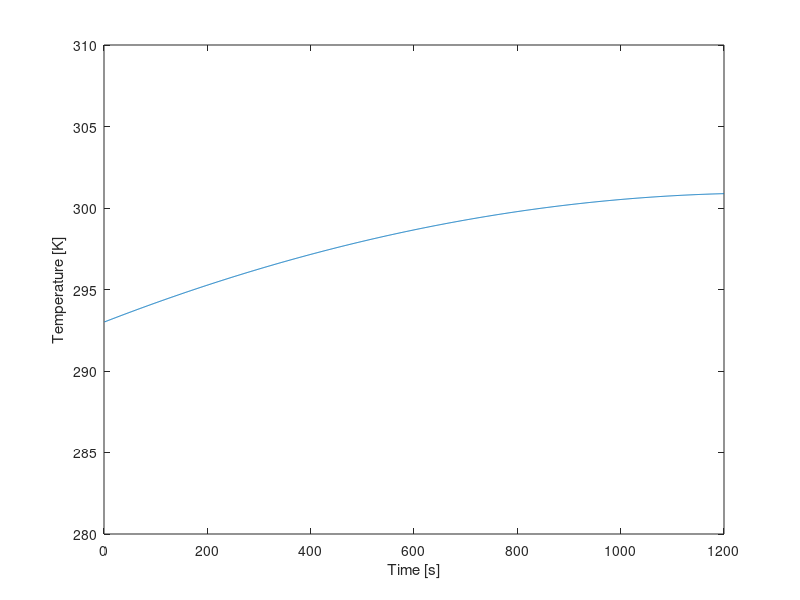

MATLAB code for this plot:
clear all, close all, clc
%% Setup
% This section contains the parameters of the setup (start of cycle)
i=1;                     %Value for plot
T_0 = 293;              %Starting temperature in [K], assumed for all fluids, gasses and materials
T_water = 293;              %Starting temperature water in [K]
T_al = 293;                 %Starting temperature aluminium in [K]
T_cu = 293;                 %Starting temperature copper in [K]
T_pvc = 293;                %Starting temperature PVC in [K]
T_pur = 293;                %Starting temperature polyurethane in [K]
T_air = 293;                %Starting temperature internal air in [K]
T_amb = 293;                %Starting temperature ambient (outside) air in [K]
t = 1;                      %Time at the start [s]
t_final=1200;               %Time at end cycle [s]
%% First order variables
%This section contains the properties and constants of the materials, but also fixed variables of the setup
%Copper tubing
r_inner_cu = 0.004;     %Inner radius copper tube [m]
r_outer_cu = 0.006;     %Outer radius copper tube [m]
roughness_cu = 0.0015;  %Pipe roughness [m]
length_cu = 6.85;       %Length copper tube [m]
epsilon_cu = 0.05;      %Emissivity copper [-]
rho_cu = 8960;          %Density copper [kg/m^3]
c_cu = 386;             %Specific heat copper [J/kg K]
k_cu = 400;             %Thermal conductivity copper [W/(m K)]
%PVC tubing
hsv_pvc_d = 0.0022;     %Thickness of the HSV PCV [m]
r_outer_pvc = 0.055;    %Outer radius PVC tube [m]
r_inner_pvc = r_outer_pvc - hsv_pvc_d ;   %Inner radius PVC tube [m]
r_outer_double_pvc = r_outer_pvc + hsv_pvc_d; %Outer Radius of double-layered PVC tube (near endcaps) [m]
length_pvc = 0.130;     %Length/Height PVC tube [m] (this was shown to be slightly longer during first building phase with no real means to cut it down to 0.125m)
length_cap_pvc = 0.034; %Length/Height of a PVC Endcap [m]
epsilon_pvc = 0.9;      %Emissivity PVC [-]
rho_pvc = 1330;         %Density PVC [kg/m^3]
k_pvc = 0.19;           %Thermal conductivity PVC [W/(m K)]
d_air_endcap = 0.01;    %Distance between Kingspan Therma and the PVC endcap. Used to determine therma resistance
%Polyurethane tubing
r_inner_pur = 0.004;    %Inner radius polyurethane tube [m]
r_outer_pur = 0.006;    %Outer radius polyurathane tube [m]
d_pur = 0.002;          %Wall Thickness polyurthane tube [m]
length_pur = 6;         %Length polyurethane tube [m]
epsilon_pur = 0.9;      %Emissivity polyurethane [-]
k_pur = 0.13;           %Thermal conducitivity polyurethane [W/(m K)]
%Aluminium plate
A_al = 1.085;           %Area aluminium plate [m^2]
epsilon_paint = 0.95;   %Emissivity black acrylic paint [-]
rho_al = 2700;          %Density aluminium [kg/m^3]
d_al = 0.002;           %thickness aluminium plate [m]
k_al = 237;             %Thermal conductivity aluminium [W/(m K)]
c_al = 900;             %Specific heat aluminium [J/kg K]
%Water
rho_water_20C = 998;    %Density water at 20C [kg/m^3]
c_water = 4148;         %Specific heat water [J/kg K]
%Air
rho_air = 1.29;         %Density air at 20C [kg/m^3]
c_air = 1006;           %Specific heat air [J/kg K]
k_air = 0.5;             %Placeholder
%General Setup Wood Properties
k_wood = 0.12;       %Thermal Conductivity of Pinewood [W/m k]                       
d_wood = 0.054;      %Wood border thcikness [m], simplification, in reality 2 mm air pocket within 
A_wood = 0.3107;     %Inner Surface Area wood layer [m], slight simplification
%Kingspan Insulation Properties
ks_k = 0.022;     % Thermal Conductivity Kingspan insulation layer[W/(m*k)]
ks_d = 0.04;      % thickness of Kingspan insulation layer [m]
ks_spacer_d = 0.01; % Thickness of a single Kingspan spacer layer [m]
%Other
sigma = 5.67*10^-8;     %Stefan Boltzmann constant [W/(m^2 K^4)]
flowrate = 3/60000;     %Flowrate pump [m^3/s]
E = 1000;               %Irradiance artificial sun [W/m^2]

%% Second order variables

%Copper tube
A_outer_cu = 2 * pi * r_outer_cu * length_cu;       %Outer surface area copper tube [m^2]
A_inner_cu = 2 * pi * r_inner_cu * length_cu;       %Inner surface area copper tube [m^2]
A_exposed_cu = A_outer_cu/2;

V_cu = pi * r_inner_cu^2 * length_cu;               %Inner volume copper tube [m^3]
M_cu = V_cu * rho_cu;

%Surface areas and volume PVC tube
A_outer_pvc = 2 * pi * r_outer_pvc * length_pvc;    %Outer area PVC tube [m^2]
A_inner_pvc = 2 * pi * r_inner_pvc * length_pvc;    %Inner area PVC tube [m^2]

V_pvc = pi * r_inner_pvc^2 * length_pvc;            %Inner volume PVC tube [m^3]

%Surface areas and volume Polyurethane Tubing
A_outer_pur = 2 * pi * r_outer_pur * length_pur;    %Outer area Polyurethane Tubing [m^2]
A_inner_pur = 2 * pi * r_inner_pur * length_pur;    %Inner area Polyurethane Tubing [m^2]

V_pur = pi * r_inner_pur^2 * length_pur;            %Inner volume Polyurethane Tubing [m^3]

%Aluminium plate
V_al = A_al*0.002;                                  %Volume aluminium plate [m^3]
M_al = rho_al*V_al;                                 %Mass aluminium plate [kg]

%The following values are lifted from the earlier matlab model and are used to calculate (average) surface area of the Kingspan Insulation.
hsv_al_width = 0.04017;                                                                % Width of Aluminum Tape reflector section, [m]
hsv_therma_width_in = (hsv_al_width + (2*(sind(18)*0.010)));                           %'width' of kingspan therma plate on the inside, [m]
hsv_therma_width_out = (hsv_al_width + (2*(sind(18)*0.010))) + 2*(tand(18)*ks_d);      %'width' of kingspan therma plate on the outside, [m]
hsv_therma_a_in = length_pvc * hsv_therma_width_in;                                    %Area of kingspan therma plate on inside, [m^2]
hsv_therma_a_out = length_pvc * (hsv_therma_width_out);                                %Area of kingspan therma plate on outside, [m^2]
hsv_therma_a_avg = (hsv_therma_a_out + hsv_therma_a_in)/2;                             %Surface area in middle of therma plate, [m^2]

%The Heat Storage Vessel is seperated into two parts: one for the parts with overlap of endcaps and one for the part without 
pvc_ec_inner_length = length_cap_pvc - hsv_pvc_d;                                                       %Inner length of PVC Endcap [m]
hsv_pvc_a_single = (length_cap_pvc - (pvc_ec_inner_length * 2)) * ((r_inner_pvc+r_outer_pvc)/2) * 2 * pi; %Average PVC Surface Area for Heat Storage Vessel section without overlap [m]
hsv_pvc_a_double = (pvc_ec_inner_length * 2) * ((pvc_ec_inner_length+r_outer_double_pvc)/2) * 2 * pi;         %Average PVC Surface Area for Heat Storage Vessel sections with overlap [m]
pvc_ec_a = (r_outer_pvc)^2 * pi;                                                                         %Surface area of a single endcap, [m^2]

% Air Insulation Values
% The following values, once again lifted from the earlier model, aim at extracting helpfull values for calculation of the resistive properties of air in between the HSV and its insulation.
% These values are simplified estimations.
hsv_air_avgdist1 = ((0.010+0.00795)/2)*((length_pvc - (pvc_ec_inner_length * 2))/length_pvc) + ((0.0078+0.00575)/2)*((pvc_ec_inner_length * 2)/length_pvc); %Average distance of the heat reflector to the outer wall of the PVC body [m], USES PRE CALCULATED VALUES.  Accounts for the double layer PVC near the endcap, [m]
hsv_air_avg_a1 = length_pvc * (hsv_al_width - (2*(sind(18)*0.005)));                                                                                                                %Surface area at the average point between pvc and reflector [m^2], (TODO implement avgdist 1)
hsv_air_avgdist2 = 0.00905;                                                                                                                                                             %Average distance between reflector and kingspan therma plate [m]
hsv_air_avg_a2 = length_pvc * (hsv_al_width + (2*(sind(18)*0.005)));                                                                                                                %Surface are at the average point between reflector and kingspan therma [m^2], (TODO implement avgdist 2)
    
%Aluminum Reflector Tape Properties
d_al_t = 0.0001;                            % Thickness of an aluminum reflector segment [m]
a_al_t = hsv_al_width * length_pvc;         % Area of a single heat reflector element. 10 are present in total [m^2]
    
% Convective heat transfer coefficients
h_air = 10;         %CVTH of still air [W/(m^2 K)], PLACEHOLDER
h_water = 0.5;      %CVTH of water [W/(m^2 K)], PLACEHOLDER
h_pvc = 0.5;        %CVTH PVC [W/(m^2 K)], PLACHEOLDER
h_al = 0.05;        %CVTH aluminium [W/(m^2 K)]
h_kingspan = 0.05;   %CTVH of Kingspan-Therma insulation [W/(m^2 K)], PLACEHOLDER
h_pur = 0.5;        %CVTH of Polyurethane [W/(m^2 K)], PLACEHOLDER            
%Radiative heat transfer coefficients
h_r_pvc = 0.1;       %RDTH of pvc [W/(m^2 K)], PLACEHOLDER
h_r_al = 0.08;       %RDTH of aluminium-foil [W/(m^2 K)], PLACEHOLDER (but value is uncertain within a certain range) 
h_r_Kingspan = 0.08;  %RDTH of Kingspan-Therma insulation [W/(m^2 K)], PLACEHOLDER
h_r_pur = 0.5;       %RDTH of Polyurethane [W/(m^2 K)], PLACEHOLDER
%Overall Heat Transfer Coefficients, (may change due to change in CVTH)
U_cu = 1700;         %OHTC water in copper [W/(m^2 K)] TODO check this, has large influence on final temp
U_pur = 120.76;      %OHTC water in polyurethane [W/(m^2 K)]
U_pvc = 4.21;       %OHTC water in PVC [W/(m^2 K)]
%Other
V_system = V_cu+V_pvc+V_pur;                  %Volume of system  

%     R_a_cd = (log(r_outer_pvc / r_inner_pvc))/(2*pi * length_pvc * k_pvc); %Conductive transfer through pvc
%     R_a_cv = 1/(h_pvc* (hsv_pvc_a_single+hsv_pvc_a_double)); %Convection into air from pvc
%     R_b_cd = hsv_air_avgdist1 / (k_air * (10*hsv_air_avg_a1));  %Conduction through first still air pocket. simplified, assuming no convection.
%     R_c_r = (10*a_al_t) * (h_r_al * h_al); %Radiation transfer into aluminum reflector CHECK THIS
%     R_d_cd = d_al_t / (k_al * (10 * a_al_t) * length_pvc); %placeholder. Conduction through aluminum reflector. remember to account for the 10 panels
%     R_d_cv = 1/((10*a_al_t) * h_al); %Convection from Aluminum plate into second air pocket
%     R_d_r = R_c_r;                                                          %Radiation into second air pocket
%     R_e_cd = hsv_air_avgdist2 / (k_air * (10*hsv_air_avg_a2));              %Conduction through second still air pocket
%     R_e_cv = (10*hsv_therma_a_in) * (h_Kingspan + h_r_Kingspan);            %Convection into kingspan
%     R_f_cd = ks_d * (ks_k * hsv_therma_a_avg * 10);                         %Conduction through kingspan
%     R_f_cv = (10*hsv_therma_a_out) * (h_r_Kingspan + h_Kingspan);           %Convection to outside
%Simplified without radiation
R_a = 1/((1/(h_pvc*(hsv_pvc_a_single+hsv_pvc_a_double))) + (log(r_outer_pvc/r_inner_pvc)/(2*pi*length_pvc*k_pvc))); %Convection from PVC into first air pocket, And conduction through PVC.
R_b = hsv_air_avgdist1 / (k_air * (10*hsv_air_avg_a1)); %Conduction through first air pocket
R_c = 1/((1/(h_al*(10*a_al_t))) + (d_al_t/k_al*(10*a_al_t))); %Convection from reflector to second air pocket, And conduction through reflector.
R_d = hsv_air_avgdist2 / (k_air * (10*hsv_air_avg_a2)); %Conduction through second air pocket
R_e = 1/((1/(h_kingspan*(10*hsv_therma_a_avg))) + (ks_d/(ks_k*(10*hsv_therma_a_avg)))); %Convection from Kingspan Therma to ambient, And conduction through Kingspan Therma.    
R_hsv_radial = R_a + R_b + R_c + R_d + R_e;
%Endcap (Assumed single endcap here. Second one will be accounted for in R_hsv_endcaps)
R_z = 1/((1/(k_pvc*pvc_ec_a)) + (hsv_pvc_d/(k_pvc*pvc_ec_a)));          %Convection from PVC into air gap, and conduction through pvc.
R_y = d_air_endcap/(k_air * pvc_ec_a);                                  %Conduction through air gap
R_x = 1/((1/(h_kingspan*pvc_ec_a)) + (ks_d/(ks_k*pvc_ec_a)));           %Convection from Kingspan Therma into outside atmosphere, and conduction through Kingspan Therma
R_hsv_endcaps = 1/((R_z + R_y + R_x) + (R_z + R_y + R_x));              %Total Equivalent Thermal resistance of both endcaps
R_hsv = 1/(1/R_hsv_radial + 1/R_hsv_endcaps);


%misc thermal resistance (taken out of loop)
R_al = d_al/(k_al * A_al);                    %Thermal resistance aluminium plate 
R_sol_air = 0.1;                                %Conductive thermal resistance air, PLACEHOLDER 
R_sol_wood = d_wood/(k_wood * A_wood) ;       %Conductive thermal resistance wood setup    
    
%Empty Arrays
T_air = repmat(T_0, 1,t_final);
T_cu = repmat(0, 1,t_final);
T_al = repmat(0, 1,t_final);
T_water = repmat(0, 1,t_final);
T_pvc = repmat(0, 1,t_final);
T_pur = repmat(0, 1,t_final);
T_0 = repmat(T_0, 1,t_final);


%% Plotting info
for i = 1:t_final
    %Water
    %rho_water = (999.83953 + 16.945176 * (1.00024*T_water) - 7.9870401*10^-3 * (1.00024*T_water)^3 - 46.17046*10^-6* (1.00024*T_water)^3 +105.56302*10^-9 * (1.00024*T_water)^4 - 280.54253*10^-12 * (1.00024*T_water)^5)/(1+16.897850*10^-3 * (1.00024*T_water));   %Density water
    M_water = V_system*rho_water_20C;       %Volume of water inside system
    
    %%Solar collector
    Q_rad_cu = E*length_cu*(r_outer_cu*2 * pi)*epsilon_paint;            %Heat addition radiation on copper tube [W]
    Q_rad_al = E*A_al*epsilon_paint;                                %Heat addition radiation on aluminium plate [W]
    Q_loss_conv_al = h_air*A_al*(T_al(i)-T_air(i));                      %Heat loss convection aluminium plate [W]
    Q_loss_cond_al_cu = k_cu* A_exposed_cu*(T_al(i)-T_cu(i))/(r_outer_cu*2-r_inner_cu*2);  %dit klopt niet hlml maar weten A tussen plaat en buis niet %Heat loss conduction aluminium plate [W]
    Q_lossconv(i)= Q_loss_conv_al;
    Q_losscond(i)= Q_loss_cond_al_cu;
    Q_loss_cond_al = (T_al(i)-T_air(i))/R_al ;                                                              %Heat loss convection aluminium plate (other direction)
    Q_losscond_al(i) = Q_loss_cond_al;                        
    Q_loss_rad_cu = sigma * epsilon_paint * A_outer_cu* (T_cu(i)^4 - T_air(i)^4);    %Heat loss radiation copper tube [W]
    Q_loss_rad_al = sigma * epsilon_paint * A_al * (T_al(i)^4- T_air(i)^4);          %Heat loss radiation aluminium plate [W]
    %Temperature al and cu
    T_al(i)=T_al(i)+(Q_rad_al + 0.01*(-Q_loss_conv_al-Q_loss_cond_al-Q_loss_rad_al)) / (M_al*c_al);  %Temperature of the aluminium plate [K]
    T_cu(i)=T_cu(i)+(Q_rad_cu + 0.01*(-Q_loss_rad_cu-Q_loss_cond_al_cu)) / (M_cu*c_cu);              %Temperature of the copper tube
    
    %Temperature water - Copper - add
    Q_conv_cu = U_cu * A_outer_cu * (sum(T_cu) - T_water(i));        %Convection copper-water
    T_water(i) = T_0(i)+(Q_conv_cu/(M_water*c_water));      %Final temperature water [K]
    
    %Heat Storage Vessel - loss
    Q_loss_hsv(i) = (T_water(i)-T_amb)/R_hsv ;           %Heat loss hsv
    T_water(i) = T_water(i)-(sum(Q_loss_hsv)/(M_water*c_water));      %Final temperature water [K]
    
    %Plotting steps code
    y(i) = T_water(i); %Inserts current temp into its respective place in y for plotting
    t = t + 1;          % 1 stands for 1 step for time
    x(i) = i;           % time is on x axis
    i = i + 1;          % 1 step added for plot
end
%% Actual plot
plot(x,y);
xlim([0, t_final]);
ylim([280, 310]);
xlabel('Time [s]');
ylabel('Temperature [K]');
